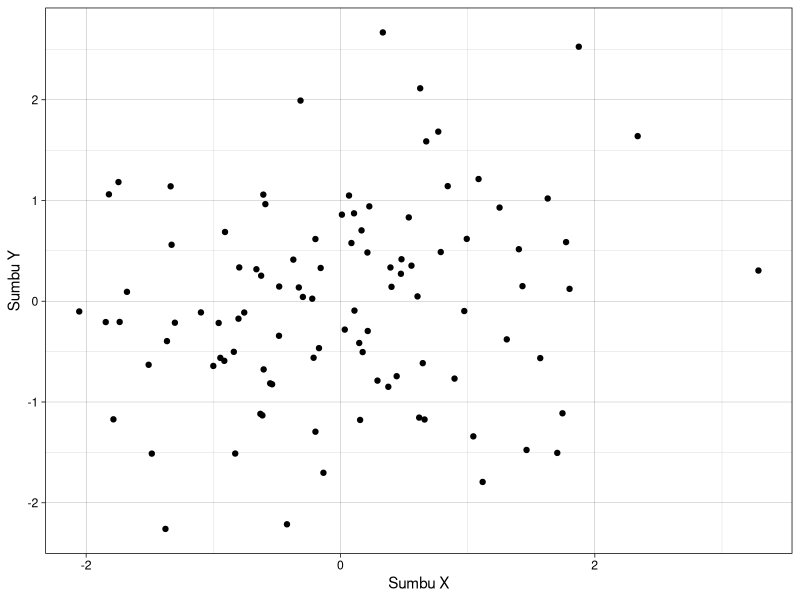
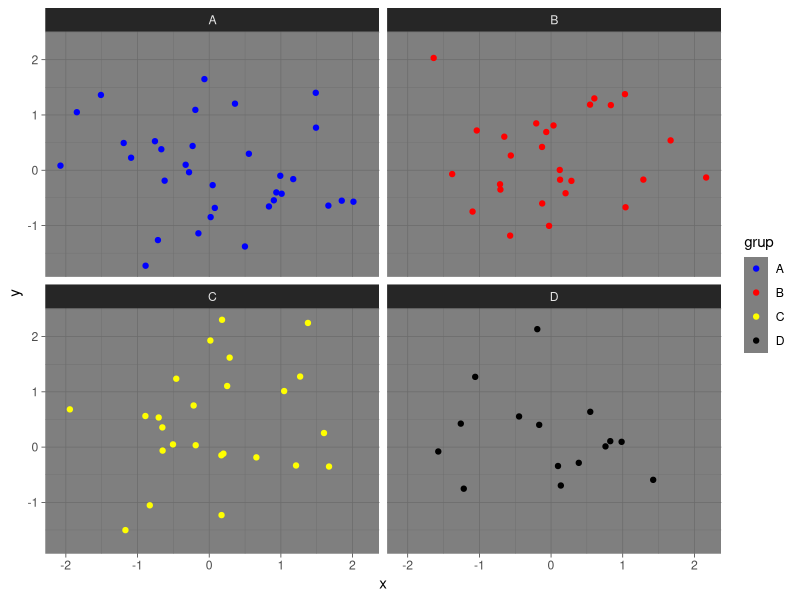
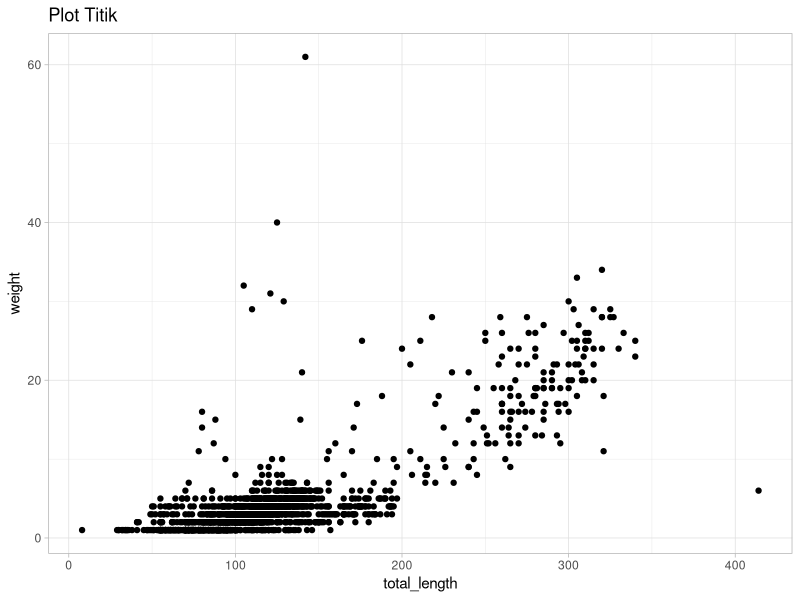
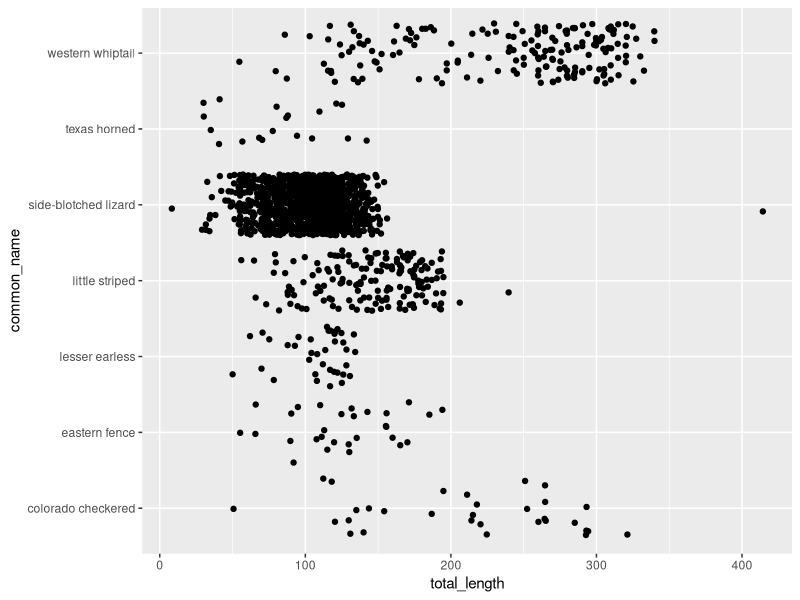
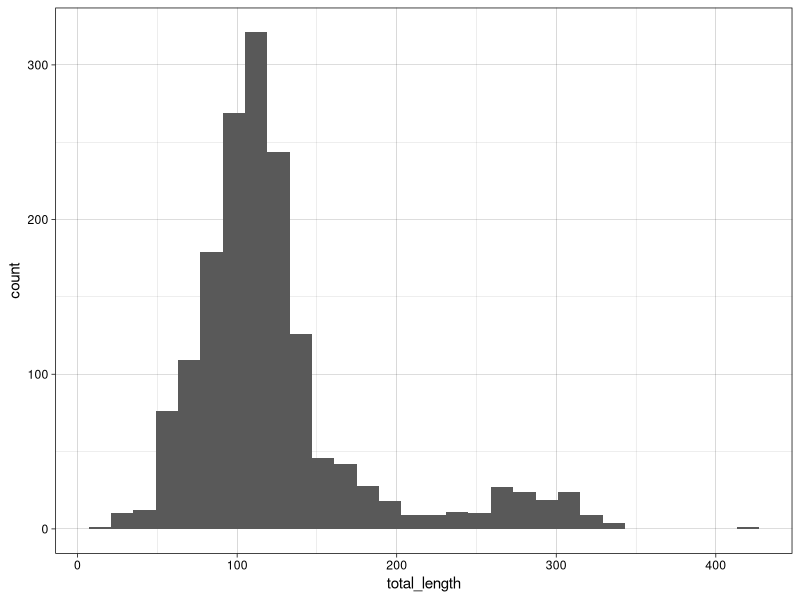
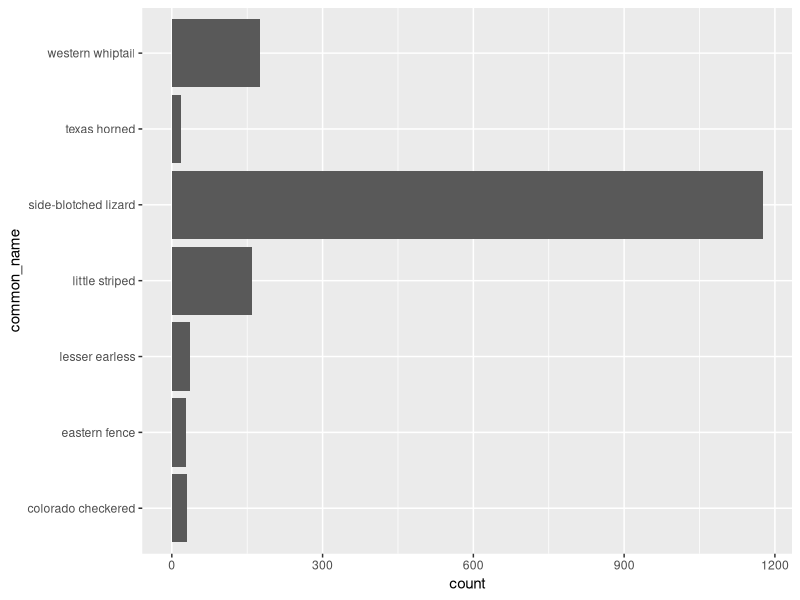
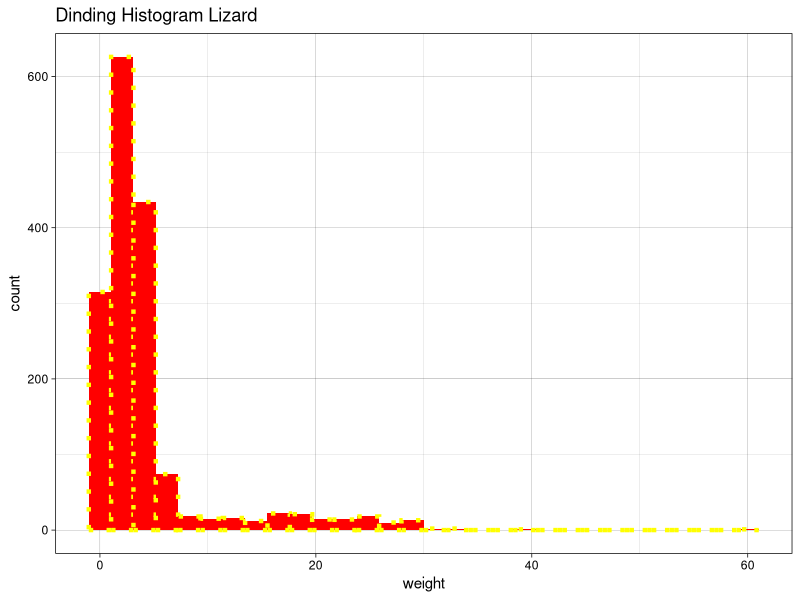
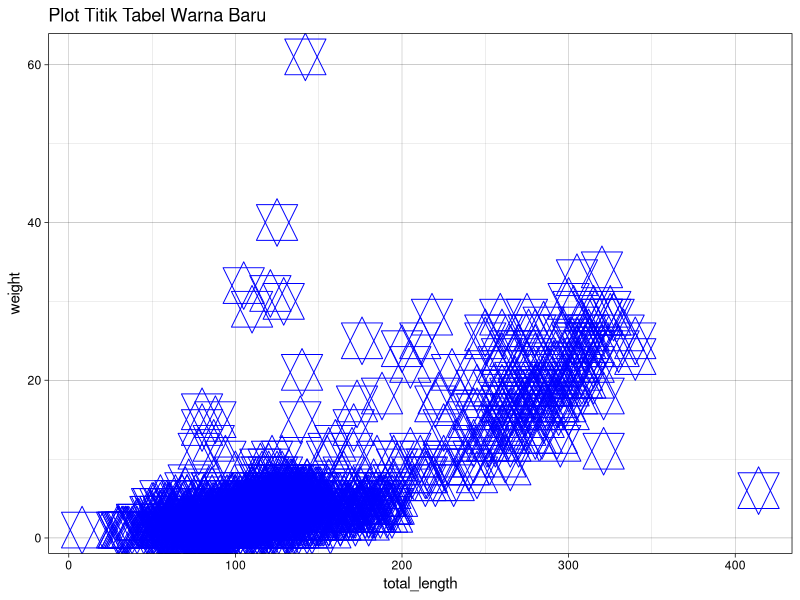

The R script that drew these images, in order:
## ---- chunk 1
knitr::opts_chunk$set(echo = TRUE)
## ---- chunk 2
# Muat library ggplot2
library(ggplot2)
# Buat data frame contoh
data <- data.frame(x = rnorm(100), y = rnorm(100))
 
# Buat plot titik
ggplot(data, aes(x = x, y = y))+
geom_point()+
labs(tittle = "Plot Titik", x = "Sumbu X", y = "Sumbu Y")+
theme_linedraw()

## ---- chunk 3
# Muat library ggplot2
library(ggplot2)

# Buat data frame contoh
data <- data.frame(x = rnorm(100), y = rnorm(100), grup = sample(c("A", "B", "C", "D"), 100, replace = TRUE))

# Buat plot titik dengan faceting dan warna berbeda untuk setiap grup
ggplot(data, aes(x = x, y = y, color = grup)) +
  geom_point()+
  facet_wrap(~ grup)+ 
  scale_color_manual(values = c("A" = "blue", "B" = "red", "C" = "yellow", "D" = "Black"))+ # Menentukan warna untuk grup A, B, C dan D
  theme_dark()
## ---- chunk 4
lizard <- read.csv("lizards.csv")
View(lizard)
## ---- chunk 5
# Buat plot titik
library(ggplot2)
ggplot(lizard, aes(x = total_length, y = weight)) +
  geom_point() +
  labs(title = "Plot Titik", x = "total_length", y = "weight") +
  theme_light()
## ---- chunk 6
library(ggplot2)
ggplot(lizard, aes (x=total_length, y=common_name))+
  geom_jitter()
## ---- chunk 7
library(ggplot2)
ggplot(lizard, aes(x=total_length))+
  geom_histogram()+
theme_linedraw()
## ---- chunk 8
library(ggplot2)
ggplot(lizard, aes (y=common_name))+
  geom_bar()
## ---- chunk 9
library(ggplot2)
ggplot(lizard, aes(x=weight))+
  geom_histogram(color = "yellow", fill = "red", size = 1.5, linetype = "dotted")+
  theme_linedraw()+
  labs(title = "Dinding Histogram Lizard", x="weight", y="count")
## ---- chunk 10
# Buat plot titik
library(ggplot2)
ggplot(lizard, aes(x = total_length, y = weight)) +
  geom_point(color = "blue", size = 10, shape = 11) +
  labs(title = "Plot Titik Tabel Warna Baru", x = "total_length", y = "weight") +
  theme_linedraw()
## ---- chunk 11
# Buat plot titik
library(ggplot2)
ggplot(lizard, aes(x = total_length, y = weight, color = common_name)) +
  geom_point(size = 3, shape = 18, fill = "red") +  # Anda bisa mengatur ukuran dan bentuk titik
  labs(title = "Plot Titik Tabel Warna Berdasarkan Common Name", 
       x = "total_length", 
       y = "weight") +
  theme_linedraw()
